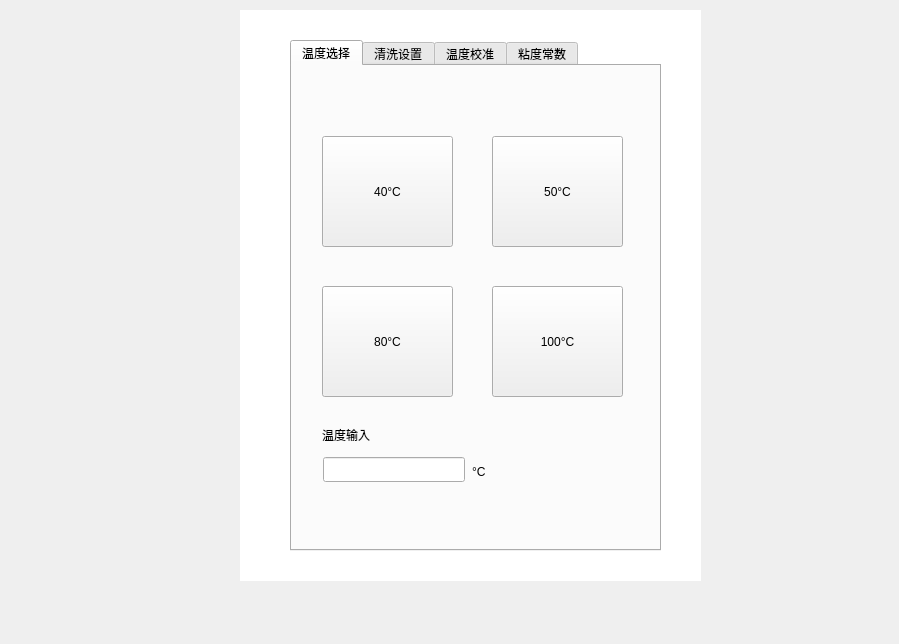
<?xml version="1.0" encoding="UTF-8"?>
<ui version="4.0">
 <class>ViscomterParams</class>
 <widget class="QWidget" name="ViscomterParams">
  <property name="geometry">
   <rect>
    <x>0</x>
    <y>0</y>
    <width>899</width>
    <height>644</height>
   </rect>
  </property>
  <property name="windowTitle">
   <string>参数设置</string>
  </property>
  <widget class="QTabWidget" name="tabWidget">
   <property name="geometry">
    <rect>
     <x>290</x>
     <y>40</y>
     <width>371</width>
     <height>511</height>
    </rect>
   </property>
   <property name="currentIndex">
    <number>0</number>
   </property>
   <widget class="QWidget" name="tab">
    <attribute name="title">
     <string>温度选择</string>
    </attribute>
    <widget class="QPushButton" name="pushButton">
     <property name="geometry">
      <rect>
       <x>30</x>
       <y>70</y>
       <width>131</width>
       <height>111</height>
      </rect>
     </property>
     <property name="text">
      <string>40°C</string>
     </property>
    </widget>
    <widget class="QPushButton" name="pushButton_2">
     <property name="geometry">
      <rect>
       <x>200</x>
       <y>70</y>
       <width>131</width>
       <height>111</height>
      </rect>
     </property>
     <property name="text">
      <string>50°C</string>
     </property>
    </widget>
    <widget class="QPushButton" name="pushButton_3">
     <property name="geometry">
      <rect>
       <x>30</x>
       <y>220</y>
       <width>131</width>
       <height>111</height>
      </rect>
     </property>
     <property name="text">
      <string>80°C</string>
     </property>
    </widget>
    <widget class="QPushButton" name="pushButton_4">
     <property name="geometry">
      <rect>
       <x>200</x>
       <y>220</y>
       <width>131</width>
       <height>111</height>
      </rect>
     </property>
     <property name="text">
      <string>100°C</string>
     </property>
    </widget>
    <widget class="QLabel" name="label">
     <property name="geometry">
      <rect>
       <x>30</x>
       <y>360</y>
       <width>67</width>
       <height>17</height>
      </rect>
     </property>
     <property name="text">
      <string>温度输入</string>
     </property>
    </widget>
    <widget class="QLineEdit" name="lineEdit">
     <property name="geometry">
      <rect>
       <x>31</x>
       <y>391</y>
       <width>142</width>
       <height>25</height>
      </rect>
     </property>
    </widget>
    <widget class="QLabel" name="label_2">
     <property name="geometry">
      <rect>
       <x>180</x>
       <y>390</y>
       <width>20</width>
       <height>31</height>
      </rect>
     </property>
     <property name="text">
      <string>°C</string>
     </property>
    </widget>
   </widget>
   <widget class="QWidget" name="tab_2">
    <attribute name="title">
     <string>清洗设置</string>
    </attribute>
    <widget class="QLabel" name="label_3">
     <property name="geometry">
      <rect>
       <x>60</x>
       <y>60</y>
       <width>67</width>
       <height>17</height>
      </rect>
     </property>
     <property name="text">
      <string>清洗时间</string>
     </property>
    </widget>
    <widget class="QLineEdit" name="lineEdit_2">
     <property name="geometry">
      <rect>
       <x>62</x>
       <y>90</y>
       <width>121</width>
       <height>31</height>
      </rect>
     </property>
    </widget>
    <widget class="QLabel" name="label_4">
     <property name="geometry">
      <rect>
       <x>190</x>
       <y>96</y>
       <width>67</width>
       <height>21</height>
      </rect>
     </property>
     <property name="text">
      <string>S</string>
     </property>
    </widget>
    <widget class="QLineEdit" name="lineEdit_3">
     <property name="geometry">
      <rect>
       <x>62</x>
       <y>184</y>
       <width>121</width>
       <height>31</height>
      </rect>
     </property>
    </widget>
    <widget class="QLabel" name="label_5">
     <property name="geometry">
      <rect>
       <x>60</x>
       <y>154</y>
       <width>67</width>
       <height>17</height>
      </rect>
     </property>
     <property name="text">
      <string>延迟时间</string>
     </property>
    </widget>
    <widget class="QLabel" name="label_6">
     <property name="geometry">
      <rect>
       <x>190</x>
       <y>190</y>
       <width>67</width>
       <height>21</height>
      </rect>
     </property>
     <property name="text">
      <string>S</string>
     </property>
    </widget>
    <widget class="QLineEdit" name="lineEdit_4">
     <property name="geometry">
      <rect>
       <x>60</x>
       <y>270</y>
       <width>121</width>
       <height>31</height>
      </rect>
     </property>
    </widget>
    <widget class="QLabel" name="label_7">
     <property name="geometry">
      <rect>
       <x>58</x>
       <y>240</y>
       <width>67</width>
       <height>17</height>
      </rect>
     </property>
     <property name="text">
      <string>温度恢复</string>
     </property>
    </widget>
    <widget class="QLabel" name="label_8">
     <property name="geometry">
      <rect>
       <x>188</x>
       <y>276</y>
       <width>67</width>
       <height>21</height>
      </rect>
     </property>
     <property name="text">
      <string>S</string>
     </property>
    </widget>
   </widget>
   <widget class="QWidget" name="tab_3">
    <attribute name="title">
     <string>温度校准</string>
    </attribute>
    <widget class="QLabel" name="label_9">
     <property name="geometry">
      <rect>
       <x>21</x>
       <y>61</y>
       <width>60</width>
       <height>22</height>
      </rect>
     </property>
     <property name="text">
      <string>目标温度</string>
     </property>
    </widget>
    <widget class="QLabel" name="label_10">
     <property name="geometry">
      <rect>
       <x>130</x>
       <y>61</y>
       <width>60</width>
       <height>22</height>
      </rect>
     </property>
     <property name="text">
      <string>实测温度</string>
     </property>
    </widget>
    <widget class="QLabel" name="label_11">
     <property name="geometry">
      <rect>
       <x>240</x>
       <y>61</y>
       <width>45</width>
       <height>22</height>
      </rect>
     </property>
     <property name="text">
      <string>修正值</string>
     </property>
    </widget>
    <widget class="QLineEdit" name="lineEdit_5">
     <property name="geometry">
      <rect>
       <x>20</x>
       <y>110</y>
       <width>71</width>
       <height>25</height>
      </rect>
     </property>
    </widget>
    <widget class="QLineEdit" name="lineEdit_6">
     <property name="geometry">
      <rect>
       <x>130</x>
       <y>110</y>
       <width>71</width>
       <height>25</height>
      </rect>
     </property>
    </widget>
    <widget class="QLineEdit" name="lineEdit_7">
     <property name="geometry">
      <rect>
       <x>240</x>
       <y>110</y>
       <width>71</width>
       <height>25</height>
      </rect>
     </property>
    </widget>
    <widget class="QLineEdit" name="lineEdit_8">
     <property name="geometry">
      <rect>
       <x>240</x>
       <y>160</y>
       <width>71</width>
       <height>25</height>
      </rect>
     </property>
    </widget>
    <widget class="QLineEdit" name="lineEdit_9">
     <property name="geometry">
      <rect>
       <x>20</x>
       <y>160</y>
       <width>71</width>
       <height>25</height>
      </rect>
     </property>
    </widget>
    <widget class="QLineEdit" name="lineEdit_10">
     <property name="geometry">
      <rect>
       <x>130</x>
       <y>160</y>
       <width>71</width>
       <height>25</height>
      </rect>
     </property>
    </widget>
    <widget class="QLineEdit" name="lineEdit_11">
     <property name="geometry">
      <rect>
       <x>240</x>
       <y>210</y>
       <width>71</width>
       <height>25</height>
      </rect>
     </property>
    </widget>
    <widget class="QLineEdit" name="lineEdit_12">
     <property name="geometry">
      <rect>
       <x>20</x>
       <y>210</y>
       <width>71</width>
       <height>25</height>
      </rect>
     </property>
    </widget>
    <widget class="QLineEdit" name="lineEdit_13">
     <property name="geometry">
      <rect>
       <x>130</x>
       <y>210</y>
       <width>71</width>
       <height>25</height>
      </rect>
     </property>
    </widget>
    <widget class="QLineEdit" name="lineEdit_14">
     <property name="geometry">
      <rect>
       <x>240</x>
       <y>260</y>
       <width>71</width>
       <height>25</height>
      </rect>
     </property>
    </widget>
    <widget class="QLineEdit" name="lineEdit_15">
     <property name="geometry">
      <rect>
       <x>20</x>
       <y>260</y>
       <width>71</width>
       <height>25</height>
      </rect>
     </property>
    </widget>
    <widget class="QLineEdit" name="lineEdit_16">
     <property name="geometry">
      <rect>
       <x>130</x>
       <y>260</y>
       <width>71</width>
       <height>25</height>
      </rect>
     </property>
    </widget>
    <widget class="QLineEdit" name="lineEdit_17">
     <property name="geometry">
      <rect>
       <x>240</x>
       <y>310</y>
       <width>71</width>
       <height>25</height>
      </rect>
     </property>
    </widget>
    <widget class="QLineEdit" name="lineEdit_18">
     <property name="geometry">
      <rect>
       <x>20</x>
       <y>310</y>
       <width>71</width>
       <height>25</height>
      </rect>
     </property>
    </widget>
    <widget class="QLineEdit" name="lineEdit_19">
     <property name="geometry">
      <rect>
       <x>130</x>
       <y>310</y>
       <width>71</width>
       <height>25</height>
      </rect>
     </property>
    </widget>
    <widget class="QLabel" name="label_12">
     <property name="geometry">
      <rect>
       <x>20</x>
       <y>380</y>
       <width>67</width>
       <height>17</height>
      </rect>
     </property>
     <property name="text">
      <string>当前温度</string>
     </property>
    </widget>
    <widget class="QLineEdit" name="lineEdit_20">
     <property name="geometry">
      <rect>
       <x>20</x>
       <y>410</y>
       <width>113</width>
       <height>25</height>
      </rect>
     </property>
    </widget>
   </widget>
   <widget class="QWidget" name="tab_4">
    <attribute name="title">
     <string>粘度常数</string>
    </attribute>
    <widget class="QLineEdit" name="lineEdit_21">
     <property name="geometry">
      <rect>
       <x>20</x>
       <y>60</y>
       <width>61</width>
       <height>31</height>
      </rect>
     </property>
    </widget>
    <widget class="QLabel" name="label_13">
     <property name="geometry">
      <rect>
       <x>90</x>
       <y>66</y>
       <width>67</width>
       <height>21</height>
      </rect>
     </property>
     <property name="text">
      <string>#</string>
     </property>
    </widget>
    <widget class="QLineEdit" name="lineEdit_22">
     <property name="geometry">
      <rect>
       <x>150</x>
       <y>60</y>
       <width>71</width>
       <height>31</height>
      </rect>
     </property>
    </widget>
    <widget class="QLabel" name="label_14">
     <property name="geometry">
      <rect>
       <x>230</x>
       <y>66</y>
       <width>67</width>
       <height>21</height>
      </rect>
     </property>
     <property name="text">
      <string>mm²/S²</string>
     </property>
    </widget>
    <widget class="QLabel" name="label_15">
     <property name="geometry">
      <rect>
       <x>90</x>
       <y>116</y>
       <width>67</width>
       <height>21</height>
      </rect>
     </property>
     <property name="text">
      <string>#</string>
     </property>
    </widget>
    <widget class="QLabel" name="label_16">
     <property name="geometry">
      <rect>
       <x>230</x>
       <y>116</y>
       <width>67</width>
       <height>21</height>
      </rect>
     </property>
     <property name="text">
      <string>mm²/S²</string>
     </property>
    </widget>
    <widget class="QLineEdit" name="lineEdit_23">
     <property name="geometry">
      <rect>
       <x>150</x>
       <y>110</y>
       <width>71</width>
       <height>31</height>
      </rect>
     </property>
    </widget>
    <widget class="QLineEdit" name="lineEdit_24">
     <property name="geometry">
      <rect>
       <x>20</x>
       <y>110</y>
       <width>61</width>
       <height>31</height>
      </rect>
     </property>
    </widget>
    <widget class="QLabel" name="label_17">
     <property name="geometry">
      <rect>
       <x>90</x>
       <y>166</y>
       <width>67</width>
       <height>21</height>
      </rect>
     </property>
     <property name="text">
      <string>#</string>
     </property>
    </widget>
    <widget class="QLabel" name="label_18">
     <property name="geometry">
      <rect>
       <x>230</x>
       <y>166</y>
       <width>67</width>
       <height>21</height>
      </rect>
     </property>
     <property name="text">
      <string>mm²/S²</string>
     </property>
    </widget>
    <widget class="QLineEdit" name="lineEdit_25">
     <property name="geometry">
      <rect>
       <x>150</x>
       <y>160</y>
       <width>71</width>
       <height>31</height>
      </rect>
     </property>
    </widget>
    <widget class="QLineEdit" name="lineEdit_26">
     <property name="geometry">
      <rect>
       <x>20</x>
       <y>160</y>
       <width>61</width>
       <height>31</height>
      </rect>
     </property>
    </widget>
    <widget class="QLabel" name="label_19">
     <property name="geometry">
      <rect>
       <x>90</x>
       <y>216</y>
       <width>67</width>
       <height>21</height>
      </rect>
     </property>
     <property name="text">
      <string>#</string>
     </property>
    </widget>
    <widget class="QLabel" name="label_20">
     <property name="geometry">
      <rect>
       <x>230</x>
       <y>216</y>
       <width>67</width>
       <height>21</height>
      </rect>
     </property>
     <property name="text">
      <string>mm²/S²</string>
     </property>
    </widget>
    <widget class="QLineEdit" name="lineEdit_27">
     <property name="geometry">
      <rect>
       <x>150</x>
       <y>210</y>
       <width>71</width>
       <height>31</height>
      </rect>
     </property>
    </widget>
    <widget class="QLineEdit" name="lineEdit_28">
     <property name="geometry">
      <rect>
       <x>20</x>
       <y>210</y>
       <width>61</width>
       <height>31</height>
      </rect>
     </property>
    </widget>
    <widget class="QLabel" name="label_21">
     <property name="geometry">
      <rect>
       <x>90</x>
       <y>266</y>
       <width>67</width>
       <height>21</height>
      </rect>
     </property>
     <property name="text">
      <string>#</string>
     </property>
    </widget>
    <widget class="QLabel" name="label_22">
     <property name="geometry">
      <rect>
       <x>230</x>
       <y>266</y>
       <width>67</width>
       <height>21</height>
      </rect>
     </property>
     <property name="text">
      <string>mm²/S²</string>
     </property>
    </widget>
    <widget class="QLineEdit" name="lineEdit_29">
     <property name="geometry">
      <rect>
       <x>150</x>
       <y>260</y>
       <width>71</width>
       <height>31</height>
      </rect>
     </property>
    </widget>
    <widget class="QLineEdit" name="lineEdit_30">
     <property name="geometry">
      <rect>
       <x>20</x>
       <y>260</y>
       <width>61</width>
       <height>31</height>
      </rect>
     </property>
    </widget>
    <widget class="QPushButton" name="pushButton_5">
     <property name="geometry">
      <rect>
       <x>20</x>
       <y>380</y>
       <width>61</width>
       <height>51</height>
      </rect>
     </property>
     <property name="text">
      <string>40°C</string>
     </property>
    </widget>
    <widget class="QPushButton" name="pushButton_6">
     <property name="geometry">
      <rect>
       <x>90</x>
       <y>380</y>
       <width>61</width>
       <height>51</height>
      </rect>
     </property>
     <property name="text">
      <string>50°C</string>
     </property>
    </widget>
    <widget class="QPushButton" name="pushButton_7">
     <property name="geometry">
      <rect>
       <x>160</x>
       <y>380</y>
       <width>61</width>
       <height>51</height>
      </rect>
     </property>
     <property name="text">
      <string>80°C</string>
     </property>
    </widget>
    <widget class="QPushButton" name="pushButton_8">
     <property name="geometry">
      <rect>
       <x>230</x>
       <y>380</y>
       <width>61</width>
       <height>51</height>
      </rect>
     </property>
     <property name="text">
      <string>100°C</string>
     </property>
    </widget>
   </widget>
  </widget>
  <widget class="QWidget" name="widget" native="true">
   <property name="geometry">
    <rect>
     <x>240</x>
     <y>10</y>
     <width>461</width>
     <height>571</height>
    </rect>
   </property>
   <property name="styleSheet">
    <string notr="true">background: #fff;</string>
   </property>
  </widget>
  <zorder>widget</zorder>
  <zorder>tabWidget</zorder>
 </widget>
 <resources/>
 <connections/>
</ui>
